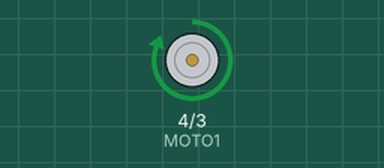
This program was run on a simulated Arduino Uno, built with avr-gcc and run on an emulated ATmega328P. Shown: motor-driver pin pairs drawn as motors (green arrow = first pin HIGH = forward, orange = second pin HIGH = backward, longer = more drive, scaled by the enable pin).

Above: at 0.1 s.
At 0.6 s:
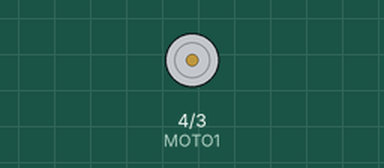
Timing chart, 0 to 2.1 s (numbered marks = the images above):
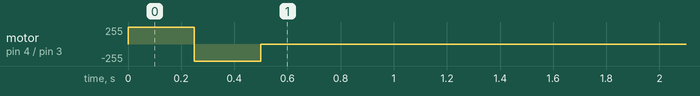

The program:

main.cpp
```cpp
#include <Arduino.h>

#define MOTEN 5
#define MOTO1 4
#define MOTO2 3

void StopMotor();
void MoveMotor(int speed);

void setup() {
  pinMode(MOTEN, OUTPUT);
  pinMode(MOTO1, OUTPUT);
  pinMode(MOTO2, OUTPUT);

  MoveMotor(100);
  delay(250);
  MoveMotor(-100);
  delay(250);
  StopMotor();
}

void loop() {

}

void MoveMotor(int speed) {
  if (speed > 100) speed = 100;
  if (speed < -100) speed = -100;

  analogWrite(MOTEN, int(abs(speed)*2.55));

  if (speed > 0) {
    digitalWrite(MOTO1, HIGH);
    digitalWrite(MOTO2, LOW);
  } else {
    digitalWrite(MOTO1, LOW);
    digitalWrite(MOTO2, HIGH);
  }
}

void StopMotor() {
  digitalWrite(MOTO1, LOW);
  digitalWrite(MOTO2, LOW);
}
```
